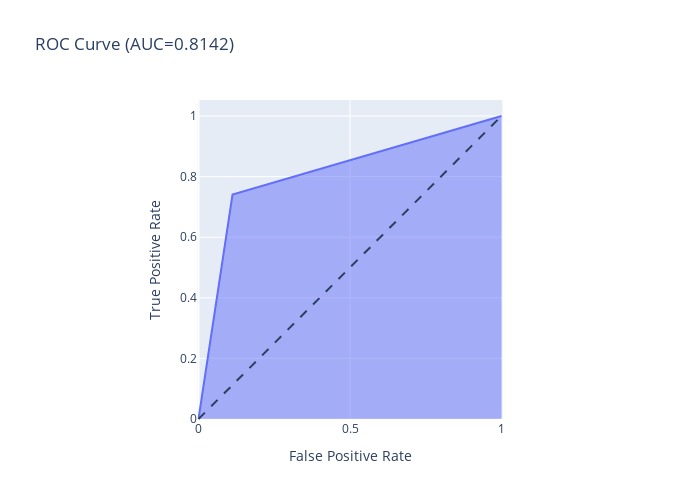

Notebook code cell kept with this figure:
### Code cell
fpr, tpr, thresholds = roc_curve(Y_test, svm_y_pred)
fig = px.area(
    x=fpr, y=tpr,
    title=f'ROC Curve (AUC={auc(fpr, tpr):.4f})',
    labels=dict(x='False Positive Rate', y='True Positive Rate'),
    width=700, height=500
)
fig.add_shape(
    type='line', line=dict(dash='dash'),
    x0=0, x1=1, y0=0, y1=1
)

fig.update_yaxes(scaleanchor="x", scaleratio=1)
fig.update_xaxes(constrain='domain')
fig.show()

### Figure 1 — Plotly figure (JSON) as saved in the notebook; plotly's stock layout.template omitted (floating-point values rounded to 4 significant figures)
{"data": [{"hovertemplate": "False Positive Rate=%{x}<br>True Positive Rate=%{y}<extra></extra>", "legendgroup": "", "line": {"color": "#636efa"}, "marker": {"symbol": "circle"}, "mode": "lines", "name": "", "orientation": "v", "showlegend": false, "stackgroup": "1", "type": "scatter", "x": [0, 0.1123, 1], "xaxis": "x", "y": [0, 0.7407, 1], "yaxis": "y"}], "layout": {"height": 500, "legend": {"tracegroupgap": 0}, "shapes": [{"line": {"dash": "dash"}, "type": "line", "x0": 0, "x1": 1, "y0": 0, "y1": 1}], "title": {"text": "ROC Curve (AUC=0.8142)"}, "width": 700, "xaxis": {"anchor": "y", "constrain": "domain", "domain": [0, 1], "title": {"text": "False Positive Rate"}}, "yaxis": {"anchor": "x", "domain": [0, 1], "scaleanchor": "x", "scaleratio": 1, "title": {"text": "True Positive Rate"}}}}
